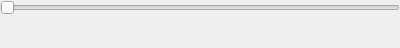
<?xml version="1.0" encoding="UTF-8"?>
<ui version="4.0">
 <class>Slider</class>
 <widget class="QWidget" name="Slider">
  <property name="geometry">
   <rect>
    <x>0</x>
    <y>0</y>
    <width>400</width>
    <height>48</height>
   </rect>
  </property>
  <property name="sizePolicy">
   <sizepolicy hsizetype="Preferred" vsizetype="Fixed">
    <horstretch>0</horstretch>
    <verstretch>0</verstretch>
   </sizepolicy>
  </property>
  <property name="minimumSize">
   <size>
    <width>0</width>
    <height>48</height>
   </size>
  </property>
  <property name="maximumSize">
   <size>
    <width>16777215</width>
    <height>48</height>
   </size>
  </property>
  <property name="windowTitle">
   <string>Form</string>
  </property>
  <layout class="QGridLayout" name="gridLayout">
   <property name="leftMargin">
    <number>0</number>
   </property>
   <property name="topMargin">
    <number>0</number>
   </property>
   <property name="rightMargin">
    <number>0</number>
   </property>
   <property name="bottomMargin">
    <number>0</number>
   </property>
   <property name="verticalSpacing">
    <number>0</number>
   </property>
   <item row="0" column="0">
    <layout class="QVBoxLayout" name="verticalLayout">
     <property name="spacing">
      <number>0</number>
     </property>
     <item>
      <layout class="QHBoxLayout" name="wSliderLayout">
       <property name="spacing">
        <number>0</number>
       </property>
       <item>
        <widget class="QSlider" name="wSlider">
         <property name="orientation">
          <enum>Qt::Horizontal</enum>
         </property>
        </widget>
       </item>
      </layout>
     </item>
     <item>
      <layout class="QHBoxLayout" name="wTickLayout">
       <property name="spacing">
        <number>0</number>
       </property>
       <item>
        <widget class="QWidget" name="wTickArea" native="true"/>
       </item>
      </layout>
     </item>
    </layout>
   </item>
  </layout>
 </widget>
 <resources/>
 <connections/>
</ui>
